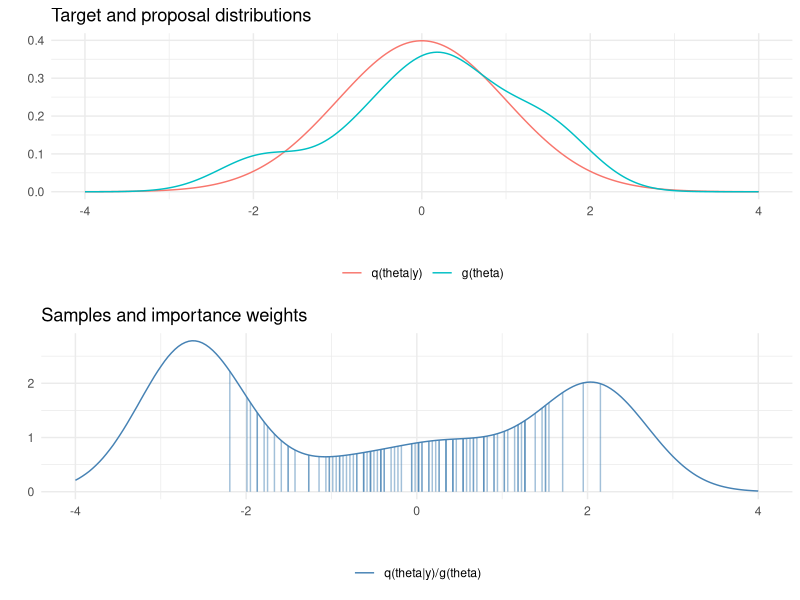

Source code (R):
## ---- chunk 1
library(ggplot2)
theme_set(theme_minimal())
library(gridExtra)
library(tidyr)
## ---- chunk 2
x <- seq(-4, 4, length.out = 200)
r <- c(1.1, 1.3, -0.1, -0.7, 0.2, -0.4, 0.06, -1.7,
       1.7, 0.3, 0.7, 1.6, -2.06, -0.74, 0.2, 0.5)
## ---- chunk 3
q <- density(r, bw = 0.5, n = 200, from = -4, to = 4)$y
## ---- chunk 4
g <- dnorm(x)
w <- q/g
rs <- rnorm(100)
# find nearest point for which the kernel has been evaluated for each sample
rsi <- sapply(rs, function(arg) which.min(abs(arg - x)))
## ---- chunk 5
wr <- q[rsi]/dnorm(x[rsi])
wrn <- wr/sum(wr)
(Ex <- sum(wrn*x[rsi]))
## ---- chunk 6
df1 <- data.frame(x, q, g) %>% gather(grp, p, -x)
distr <- ggplot(data = df1) +
  geom_line(aes(x, p, fill = grp, color = grp)) +
  labs(title = 'Target and proposal distributions', x = '', y = '') +
  scale_color_discrete(labels = c('q(theta|y)', 'g(theta)')) +
  theme(legend.position = 'bottom', legend.title = element_blank())
## ---- chunk 7
samp <- ggplot() +
  geom_line(aes(x, w, color = '1')) +
  geom_segment(aes(x = x[rsi], xend = x[rsi], y = 0, yend = wr),
               alpha = 0.5, color = 'steelblue') +
  labs(title = 'Samples and importance weights', x = '', y = '') +
  scale_color_manual(values = c('steelblue'), labels = 'q(theta|y)/g(theta)') +
  theme(legend.position = 'bottom', legend.title = element_blank())
## ---- chunk 8
grid.arrange(distr, samp)
